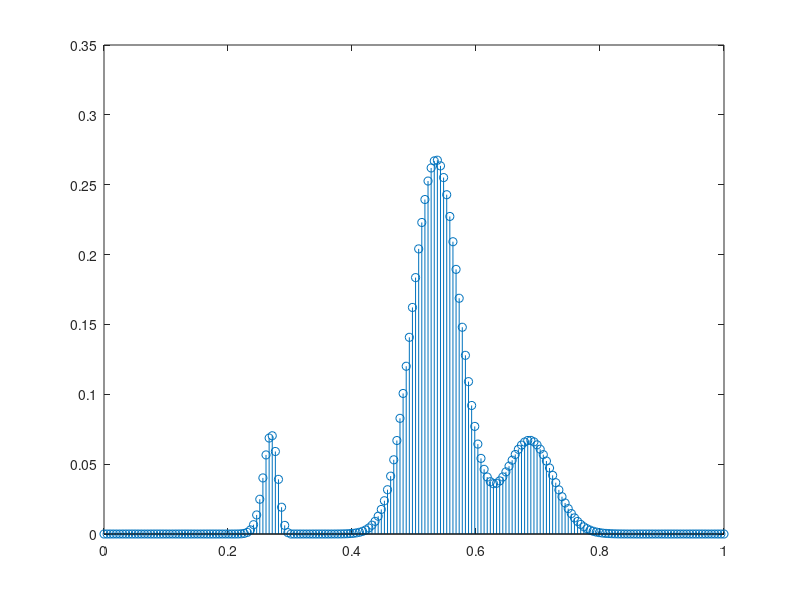
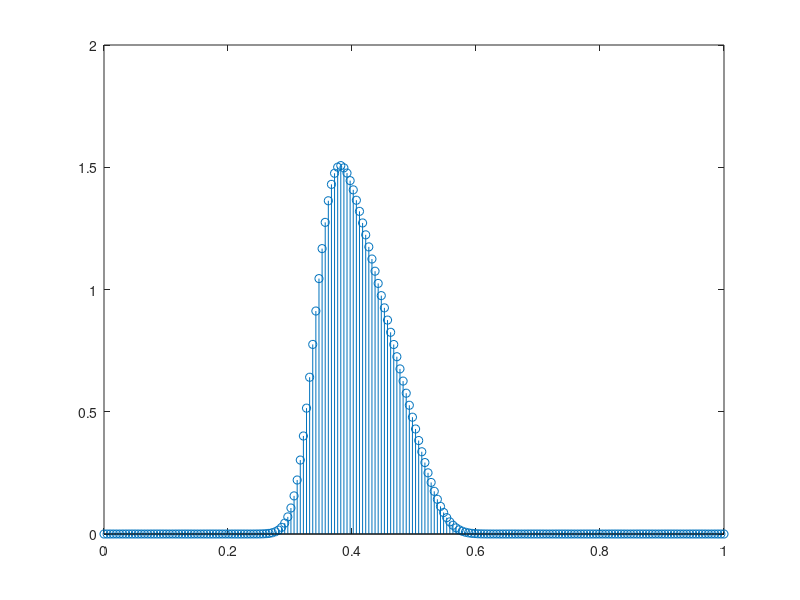

Reproduce these figures in MATLAB, in order.
%% PUNTO 3
clc 

n = 200;
t = 1;
c = 0.5;

%PUNTO 3
f = @(x) 0.4*exp(-300*(x-0.5).^2) + 0.1*exp(-300*(x-0.65).^2);

U0_X = zeros(n,1);
shiftMatrix = zeros(n,n);
row = 1;
I = eye(n);


%MATRIZ DE U CON T = 0 
for i = 0.0 :0.005: 1
   if i ~= t
    U0_X(row, 1) = f(i);
    row = row + 1; 
   end
end


%MATRIZ DE FORWARD
for i = 1.0: 1.0 :n
   if i ~= n 
    shiftMatrix(i, i+1) = 1;
   end
end

%U = -c*(shiftMatrix*U0_X) + (c+1)*U0_X
%ONE SIDED METHOD
for i = 0.0: 0.005 : t
    U = -c*(shiftMatrix*U0_X) + (c+1)*U0_X;
    U0_X = U;
end

figure
X = linspace(0,1,200);
if (t == 0)
    Y = f(X);
else 
    Y = abs(U);
end
stem(X,Y)


%% PUNTO 5

n = 200;
t = 0.3;
c = 0.5;

%PUNTO 3
f = @(x) 0.4*exp(-300*(x-0.5).^2) + 0.1*exp(-300*(x-0.65).^2);

%PUNTO 6    

% f = @(x) 1 - (x-0.7)/(0.1) %|x-0.7| <= 0.1
% 

U0_X = zeros(n,1);
U0_Xm1 = zeros(n,1);
shiftMatrix = zeros(n,n);
row = 1;
I = eye(n);


%MATRIZ DE U CON T = 0 
for i = 0.0 :0.005: 1
   if i ~= t
    U0_X(row, 1) = f(i);
    row = row + 1; 
   end
end


%MATRIZ DE FORWARD
for i = 1.0: 1.0 :n
   if i ~= n 
    shiftMatrix(i, i+1) = 1;
   end
end

%U = -c*(shiftMatrix*U0_X) + (c+1)*U0_X
% LAX-WENDROFF METHOD
for i = 0.0: 0.005 : t
    U = 1/2*c*(c-1)*(shiftMatrix*U0_X) - (c^2 - 1)*U0_X + 1/2 * c*(c+1) * U0_Xm1; 
    U0_X = U;
    U0_Xm1 = U0_X;
end


% figure
% X = linspace(0,1,200);
% Y = f(X);
% stem(X,Y)

figure
X = linspace(0,1,200);
if (t == 0)
    Y = f(X);
else 
    Y = abs(U);
end
stem(X,Y)

%% PUNTO 6

n = 200;
t = 0.5;
c = -0.5;

f = @(x) 1 - (x-0.7)/(0.1); %|x-0.7| <= 0.1


U0_X = zeros(n,1);
U0_Xm1 = zeros(n,1);
shiftMatrix = zeros(n,n);
row = 1;
I = eye(n);



%MATRIZ DE U CON T = 0 
for i = 0.0 :0.005: 1
   if i ~= t
    if (abs(i-0.7)<= 0.1)
        U0_X(row, 1) = f(i);
    else
        U0_X(row, 1) = 0
    end   
    row = row + 1; 
   end
end


%MATRIZ DE FORWARD
for i = 1.0: 1.0 :n
   if i ~= n 
    shiftMatrix(i, i+1) = 1;
   end
end


% LAX-WENDROFF METHOD
% for i = 0.0: 0.005 : t
%     U = 1/2*c*(c-1)*(shiftMatrix*U0_X) - (c^2 - 1)*U0_X + 1/2 * c*(c+1) * U0_Xm1; 
%     U0_X = U;
%     U0_Xm1 = U0_X;
% end


%ONE SIDED METHOD
for i = 0.0: 0.005 : t
    U = -c*(shiftMatrix*U0_X) + (c+1)*U0_X;
    U0_X = U;
end


% figure
% X = linspace(0,1,200);
% Y = f(X);
% stem(X,Y)

figure
X = linspace(0,1,200);
% if (t == 0)
%     Y = f(X);
% else 
     Y = abs(U);
% end
stem(X,Y)